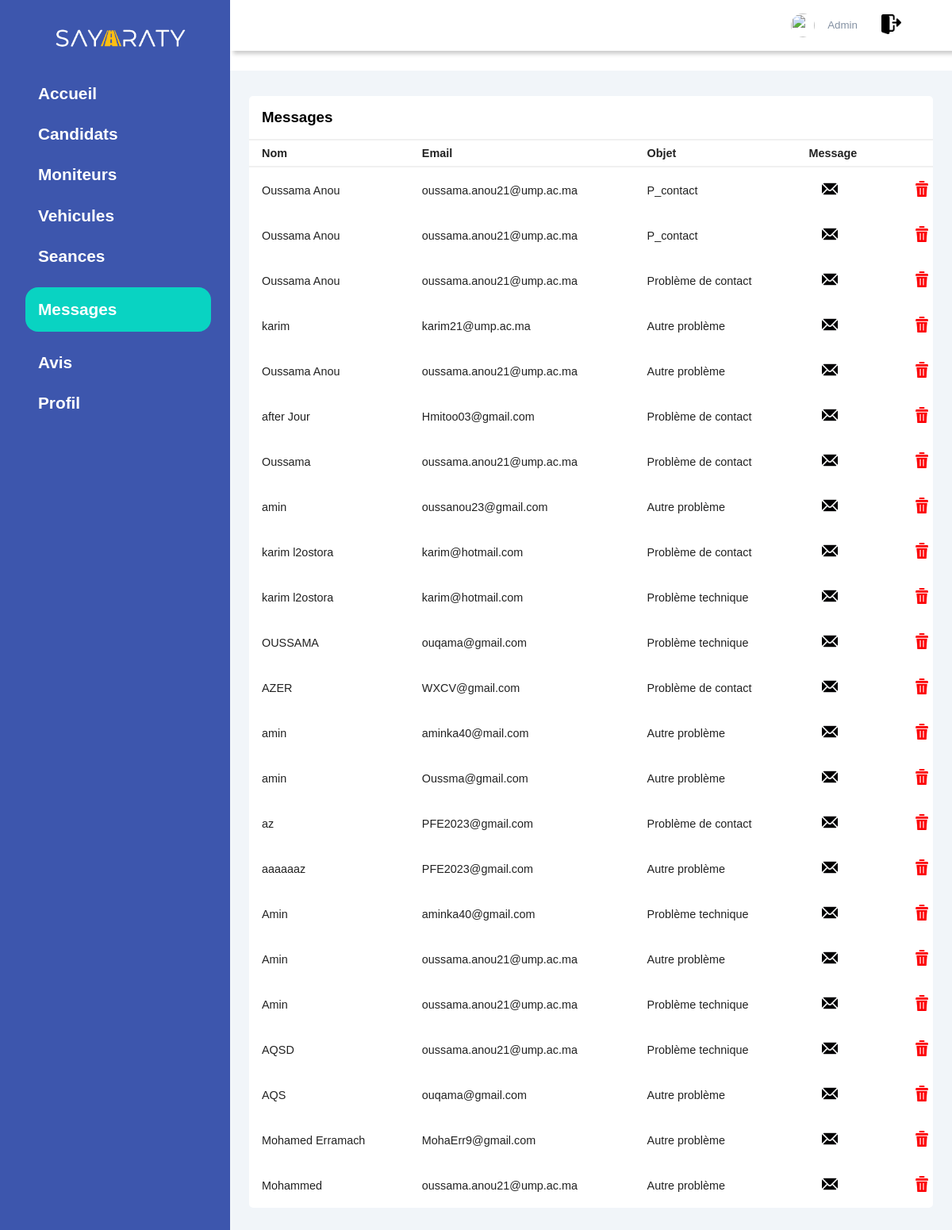
The page /Administrateur/Pages/Message.php on the database its author committed.
### tables this page shows
CREATE TABLE `message` (
  `id_message` int(11) NOT NULL,
  `Nom` varchar(30) DEFAULT NULL,
  `Contenu` text DEFAULT NULL,
  `Email` varchar(30) DEFAULT NULL,
  `Objet` varchar(20) DEFAULT NULL
);

### Administrateur/Pages/Message.php (the view, shortened to what this page needs)
<!DOCTYPE html>
<!doctype html>
<html>
   <head>
       <link rel="stylesheet" href="https://cdn-uicons.flaticon.com/uicons-bold-rounded/css/uicons-bold-rounded.css">
       <link rel="stylesheet" href="../styles/style_message.css">
       <link rel="stylesheet" href="../styles/Style_condidat.css">
   </head>
   <body>
   <?PHP
      require("../../PHP/Connexion_BD.php");
    $query = "SELECT * FROM administrateur WHERE Login_admin='".$_SESSION["login"]."'";
    $ligne = mysqli_fetch_row(mysqli_query($connect,$query));
   echo '  <div class="sidebar">
            <div class="brand">
            <a href="../"><img src="../image/SAYARATY_LOGO.png"><a>
            </div>
            <div class="menu">
                <ul>
                   <li>
                    <a href="../index.php" ><span class="dash">Accueil</span></a>
                   </li>
                   <li>
                    <a href="candidat.php" ><span class="condidats">Candidats</span></a>
                   </li>
                   <li>
                    <a  href="moniteur.php" ><span class="moniteur"> Moniteurs </span></a>
                   </li>
                   <li>
                    <a href="vehicule.php"  ><span class="voitures">Vehicules</span></a>
                   </li>
                   <li>
                   <a href="Seance.php"  ><span class="">Seances</span></a></li>
                    <li>
                    <a href="#" class="active" ><span class="">Messages</span></a>
                   </li>
                   <li>
                   <a href="Avis.php"><span class="">Avis</span></a>
                  </li>
                  <li>
                   <a href="profile.php"><span class="">Profil</span></a>
                  </li>
                </ul>
            </div>
      </div>
      <div class="main_cont">
        <header>
             <h2 >
                <label for="">
                    <span  class="hello"></span>
                </label>
             </h2>
             <div class="condidat">
             <img id="hi" src="'.$ligne[6].'" onclick="toggle" width="30px" height="30px"  alt="">
             <div >
                 <h4 id="Menu">'.$_SESSION["login"].'</h4>
                 <small>Admin</small></a>
             </div>
             <a href="../../PHP/Deconnexion.php">
             <img id="hiii" src="../image/loging out.png" width="25px" height="25px">
             </a>
          </div>
        </header>
        <main>
        <div class="recent">
                <div class="project">
                   <div class="card2">
                      <div class="card_h">
                         <h3> Messages </h3>
                      </div>
                      <div class="card_body">
                        <div class="table_res">
                            <table width="100%">
                                <thead>
                                   <tr>
                                      <td> Nom </td>
                                      <td> Email </td>
                                      <td> Objet </td>
                                      <td>  Message  </td>
                                   </tr>
                                </thead>' ;
                                $requete = mysqli_query($connect, "SELECT * FROM  Message ");
                                    if ($requete){
                                       while($row = mysqli_fetch_assoc($requete)) {
                                          echo ' <tbody>
                                           <tr>';
                                           $id=$row['id_message'];
                                           $name=$row['Nom'];
                                           $email=$row['Email'];
                                           $object=$row['Objet'];
                                            echo '   <td>'.$name.'</td>
                                               <td>'.$email.'</td>
                                               <td>'.$object.'</td>
                                               <td>  <button id="aaaa" ><a href="voir_messg.php?deleteid='.$id.'"><image class="image_delete" src="../image/silhouette-de-messages.png" ></a></buttom></td>
                                               <td>
                                               <button id="aaa" value="Supprimer"> <a onclick=\' javascript: return confirm("Êtes-vous sûr de vouloir supprimer?")\'href="../supp/suppmess.php?deleteid='.$id.'"> <image class="image_delete"src="../image/delete.png" ></a> </button>
                                               </td>
                                           </tr>' ;
                                                                           }
                                    }
                     echo '
                              </tbody>
                              </table>
                        </div>
                      </div>
                   </div>
                </div>
                <div class="custmer">
                </div>
            </div>
        </main>
      </div>
   </body>
</html>   '
?>

### Administrateur/styles/style_message.css (style rules this page uses)
#hi { margin-right: 1rem; border-radius: 50%; cursor: pointer; margin-left: 30px; }
.image_delete { width:20px; }
#hiii { margin-right: 1rem; cursor: pointer; margin-left: 30px; border-radius: 0%; }
* { padding: 0; margin: 0; box-sizing: border-box; list-style-type: none ; text-decoration: none; font-family: 'Poppins', sans-serif; }
.sidebar { width: 290px; position: fixed; left: 0; top: 0; height:100%; background: #3c56ad; z-index: 100; }
.brand img { width:200px; margin-left:20px; }
.brand { height: 90px; padding: 1rem 0rem 1rem 2rem; color: #fff; }
.active { background: rgb(9, 211, 194); padding-top:1rem ; padding-bottom: 1rem; color:#3c56ad; border-radius: 1rem; margin-right: 1.5rem; }
.menu li { width: 100%; margin-bottom: 1.7rem; padding-left: 2rem; }
.menu a span:first-child { font-size: 1.3rem; padding-right: 1rem; }
.menu { margin-top: 1rem; }
.menu a { padding-left: 1rem; display: block; color: rgb(255, 255, 255); font-size: 1.1rem; font-family: 'Courier New', Courier, monospace; font-weight: bold; }
.main_cont { margin-left: 290px; }
header { display: flex; background: #fff; justify-content: space-between; padding: 1rem 3rem; box-shadow: 4px 4px 5px rgba(0,0,0,0.2); position: fixed; left: 290px; width: calc(100% - 290px); top: 0; z-index: 100; }
header h2 { color :#555; }
header label span { font-size: 1.7rem; padding-right: 1rem; }
.condidat { display: flex; align-items: center; }
.condidat img { border-radius: 50%; margin-right: 1rem; }
.condidat small { display: inline-block; color :#8390A2; }
main { margin-top: 89px; padding: 2rem 1.5rem; background: #f1f5f9; min-height: calc(100vh - 90px); }
.dash { display: grid; grid-template-columns: repeat(4,1fr ); grid-gap: 2rem ; margin-top: 1rem; }
.recent { display: grid; grid-gap:2rem ; margin-top: 0rem; }
.card2 { background: #fff; border-radius: 5px; }
.card_h { padding: 1rem; }
.card_h { display:flex; justify-content: space-between; align-items: center; border-bottom: 1px solid #f0f0f0 ; }
table { border-collapse: collapse; }
thead tr { border-top: 1px solid #f0f0f0; border-bottom: 2px solid #f0f0f0; }
thead td { font-weight: 700; }
td { padding: .5rem 1rem; font-size: .9rem; color:#222; }
#aaa { background:#ffffff; border-radius:10px ; color:#fff; font-size: .8rem; padding: 0.5rem 1rem ; margin-right: -30px; border: 1px solid #ffffff; }
tr td:last-child { display: flex; align-items: center; }
.table_res { width: 100%; overflow-x: auto; }

### rows shown on the page
message: Nom "Oussama Anou", Email "oussama.anou21@ump.ac.ma", Objet "P_contact"
message: Nom "Oussama Anou", Email "oussama.anou21@ump.ac.ma", Objet "P_contact"
message: Nom "Oussama Anou", Email "oussama.anou21@ump.ac.ma", Objet "Problème de contact"
message: Nom "karim", Email "karim21@ump.ac.ma", Objet "Autre problème"
message: Nom "Oussama Anou", Email "oussama.anou21@ump.ac.ma", Objet "Autre problème"
message: Nom "after Jour", Email "Hmitoo03@gmail.com", Objet "Problème de contact"
message: Nom "Oussama", Email "oussama.anou21@ump.ac.ma", Objet "Problème de contact"
message: Nom "amin", Email "oussanou23@gmail.com", Objet "Autre problème"
message: Nom "karim l2ostora", Email "karim@hotmail.com", Objet "Problème de contact"
message: Nom "karim l2ostora", Email "karim@hotmail.com", Objet "Problème technique"
message: Nom "OUSSAMA", Email "ouqama@gmail.com", Objet "Problème technique"
message: Nom "AZER", Email "WXCV@gmail.com", Objet "Problème de contact"
message: Nom "amin", Email "aminka40@mail.com", Objet "Autre problème"
message: Nom "amin", Email "Oussma@gmail.com", Objet "Autre problème"
message: Nom "az", Email "PFE2023@gmail.com", Objet "Problème de contact"
message: Nom "aaaaaaz", Email "PFE2023@gmail.com", Objet "Autre problème"
message: Nom "Amin", Email "aminka40@gmail.com", Objet "Problème technique"
message: Nom "Amin", Email "oussama.anou21@ump.ac.ma", Objet "Autre problème"
message: Nom "Amin", Email "oussama.anou21@ump.ac.ma", Objet "Problème technique"
message: Nom "AQSD", Email "oussama.anou21@ump.ac.ma", Objet "Problème technique"
message: Nom "AQS", Email "ouqama@gmail.com", Objet "Autre problème"
message: Nom "Mohamed Erramach", Email "MohaErr9@gmail.com", Objet "Autre problème"
message: Nom "Mohammed", Email "oussama.anou21@ump.ac.ma", Objet "Autre problème"
